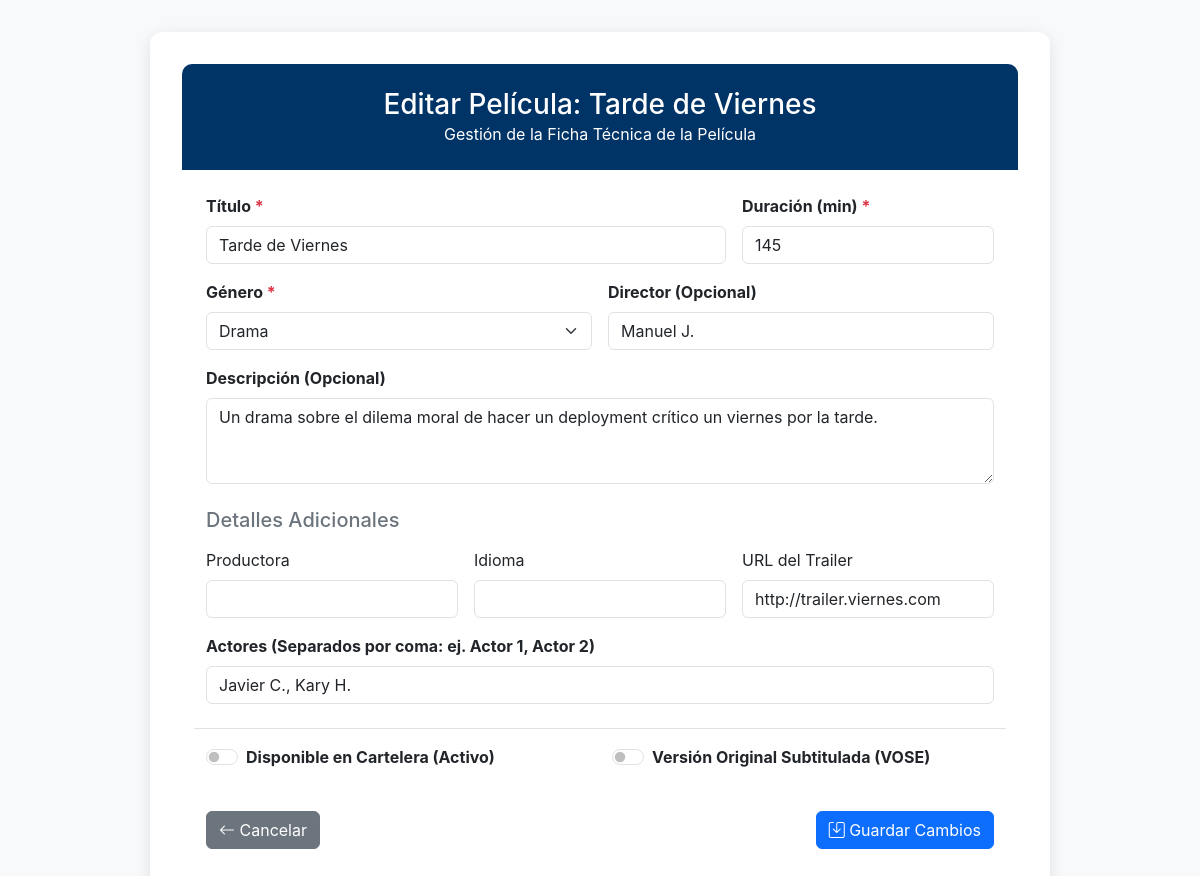
The app's page /peliculas/editar/6, older data.
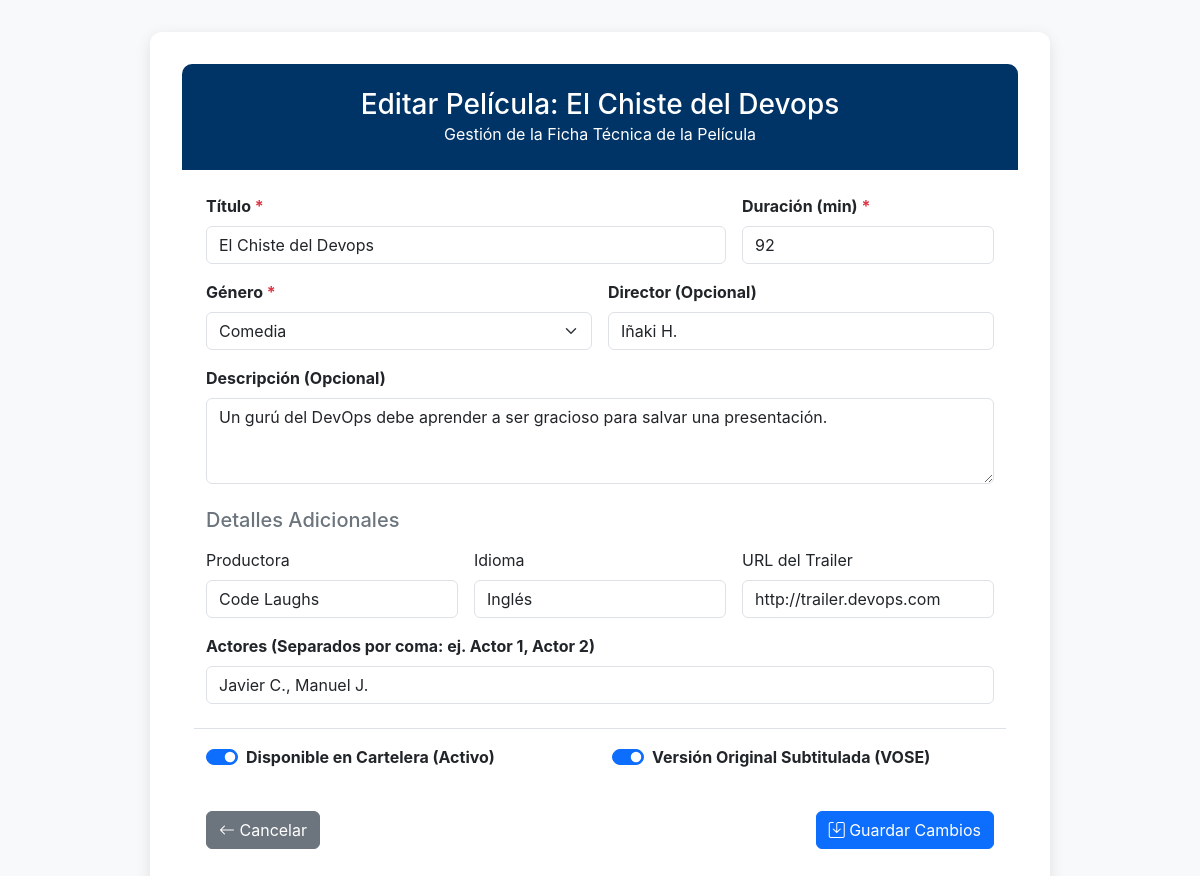
The same page, newer data.
### app/models/pelicula.py (models this page shows, shortened)
class PeliculaORM(Base):
    __tablename__ = "peliculas"
    id: Mapped[int] = mapped_column(primary_key=True, autoincrement=True)
    titulo: Mapped[str] = mapped_column(String(255), nullable=False)
    genero_id: Mapped[int] = mapped_column(ForeignKey("generos.id"), nullable=False)
    duracion: Mapped[int] = mapped_column(Integer, nullable=False) # int, no float
    disponible: Mapped[bool] = mapped_column(Boolean, default=True, nullable=False)
    director: Mapped[str | None] = mapped_column(String(100), nullable=True)
    descripcion: Mapped[str | None] = mapped_column(String(1000), nullable=True)
    trailer: Mapped[str | None] = mapped_column(String(255), nullable=True)
    productora: Mapped[str | None] = mapped_column(String(100), nullable=True)
    idioma: Mapped[str | None] = mapped_column(String(50), nullable=True)
    vose: Mapped[bool | None] = mapped_column(Boolean, nullable=True)
    actores: Mapped[list[str] | None] = mapped_column(JSON, nullable=True)
    genero: Mapped["GeneroORM"] = relationship(back_populates="peliculas")

### app/models/genero.py (models this page shows, shortened)
class GeneroORM(Base):
    __tablename__ = "generos"
    id: Mapped[int] = mapped_column(primary_key=True, autoincrement=True)
    nombre: Mapped[str] = mapped_column(String(100), nullable=False, unique=True)
    descripcion: Mapped[str | None] = mapped_column(String(500), nullable=True)
    peliculas: Mapped[List["PeliculaORM"]] = relationship(
        back_populates="genero",
        cascade="all, delete-orphan" # Opcional: si borro un género, borra sus películas
    )

### app/routers/pelicula_router.py (the view)
@router.get("/editar/{pelicula_id}", tags=["Web UI"])
def view_editar_pelicula(pelicula_id: int, request: Request, db: Session = Depends(get_db)):
    try:
        pelicula = pelicula_service.get_pelicula_detalle(db, pelicula_id)
        if not pelicula:
            raise HTTPException(status_code=404, detail="Película no encontrada")
        generos = genero_service.get_all_generos(db)
        return templates.TemplateResponse(
            "pelicula_form.html",
            {
                "request": request,
                "titulo": f"Editar Película: {pelicula.titulo}",
                "generos": generos,
                "pelicula": pelicula,
                "accion": "editar"
            }
        )
    except HTTPException as e:
        raise e
    except Exception as e:
        print(f"Error al cargar formulario de edición para ID {pelicula_id}: {e}")
        raise HTTPException(status_code=500, detail="Error interno del servidor.")

### templates/pelicula_form.html (shortened to what the changed rows need)
<!DOCTYPE html>
<html lang="es">
<head>
    <link href="https://cdn.jsdelivr.net/npm/bootstrap@5.3.3/dist/css/bootstrap.min.css" rel="stylesheet">
    <link href="https://cdn.jsdelivr.net/npm/bootstrap-icons/font/bootstrap-icons.css" rel="stylesheet">
</head>
<body>
    <div class="container">
        <div class="form-container">
            <div class="card-header text-center">
                <h1 class="h3 mb-0">{{ titulo }}</h1>
                <p class="mb-0 fs-6">Gestión de la Ficha Técnica de la Película</p>
            </div>
            <form action="/peliculas/{{ 'editar/' + pelicula.id|string if pelicula else 'nueva' }}" method="post" class="p-4">
                <div class="row g-3 mb-4">
                    <div class="col-md-8">
                        <label for="titulo" class="form-label fw-bold">Título <span class="text-danger">*</span></label>
                        <input type="text" class="form-control" id="titulo" name="titulo"
                               value="{{ pelicula.titulo if pelicula else '' }}" required>
                    </div>
                    <div class="col-md-4">
                        <label for="duracion" class="form-label fw-bold">Duración (min) <span class="text-danger">*</span></label>
                        <input type="number" class="form-control" id="duracion" name="duracion" min="1"
                               value="{{ pelicula.duracion if pelicula else '' }}" required>
                    </div>
                    <div class="col-md-6">
                        <label for="genero_id" class="form-label fw-bold">Género <span class="text-danger">*</span></label>
                        <select class="form-select" id="genero_id" name="genero_id" required>
                            {% for genero in generos %}
                                <option value="{{ genero.id }}"
                                        {% if pelicula and genero.id == pelicula.genero_id %}selected{% endif %}>
                                    {{ genero.nombre }}
                                </option>
                            {% endfor %}
                        </select>
                    </div>
                    <div class="col-md-6">
                        <label for="director" class="form-label fw-bold">Director (Opcional)</label>
                        <input type="text" class="form-control" id="director" name="director"
                               value="{{ pelicula.director if pelicula and pelicula.director else '' }}">
                    </div>
                    <div class="col-12">
                        <label for="descripcion" class="form-label fw-bold">Descripción (Opcional)</label>
                        <textarea class="form-control" id="descripcion" name="descripcion" rows="3">{{ pelicula.descripcion if pelicula and pelicula.descripcion else '' }}</textarea>
                    </div>
                </div>
                <div class="row g-3">
                    <div class="col-md-4">
                        <label for="productora" class="form-label">Productora</label>
                        <input type="text" class="form-control" id="productora" name="productora"
                               value="{{ pelicula.productora if pelicula and pelicula.productora else '' }}">
                    </div>
                    <div class="col-md-4">
                        <label for="idioma" class="form-label">Idioma</label>
                        <input type="text" class="form-control" id="idioma" name="idioma"
                               value="{{ pelicula.idioma if pelicula and pelicula.idioma else '' }}">
                    </div>
                    <div class="col-md-4">
                        <label for="trailer" class="form-label">URL del Trailer</label>
                        <input type="url" class="form-control" id="trailer" name="trailer"
                               value="{{ pelicula.trailer if pelicula and pelicula.trailer else '' }}">
                    </div>
                    <div class="col-12">
                        <label for="actores" class="form-label fw-bold">Actores (Separados por coma: ej. Actor 1, Actor 2)</label>
                        <input type="text" class="form-control" id="actores" name="actores"
                               value="{{ pelicula.actores|join(', ') if pelicula and pelicula.actores else '' }}">
                    </div>
                </div>
                <div class="row mt-4 mb-4 border-top pt-3">
                    <div class="col-md-6">
                        <div class="form-check form-switch">
                            <input class="form-check-input" type="checkbox" id="disponible" name="disponible"
                                   value="True" {% if pelicula and pelicula.disponible %}checked{% endif %}>
                            <label class="form-check-label fw-bold" for="disponible">
                                Disponible en Cartelera (Activo)
                            </label>
                        </div>
                    </div>
                    <div class="col-md-6">
                        <div class="form-check form-switch">
                            <input class="form-check-input" type="checkbox" id="vose" name="vose"
                                   value="True" {% if pelicula and pelicula.vose %}checked{% endif %}>
                            <label class="form-check-label fw-bold" for="vose">
                                Versión Original Subtitulada (VOSE)
                            </label>
                        </div>
                    </div>
                </div>
            </form>
        </div>
    </div>
</body>
</html>

Row changes from the older to the newer data that the page shows:
changed PeliculaORM: titulo "Tarde de Viernes" → "El Chiste del Devops"; duracion "145" → "92"; genero_id "Drama" → "Comedia"; director "Manuel J." → "Iñaki H."; descripcion "Un drama sobre el dilema moral de hacer un deployment crítico un viernes por la tarde." → "Un gurú del DevOps debe aprender a ser gracioso para salvar una presentación."; productora (not shown) → "Code Laughs"; idioma (not shown) → "Inglés"; trailer "http://trailer.viernes.com" → "http://trailer.devops.com"; actores "Javier C., Kary H." → "Javier C., Manuel J."; disponible "☐" → "☑"; vose "☐" → "☑"
Text that changed along with them:
{{ titulo }}: "Editar Película: Tarde de Viernes" → "Editar Película: El Chiste del Devops"
